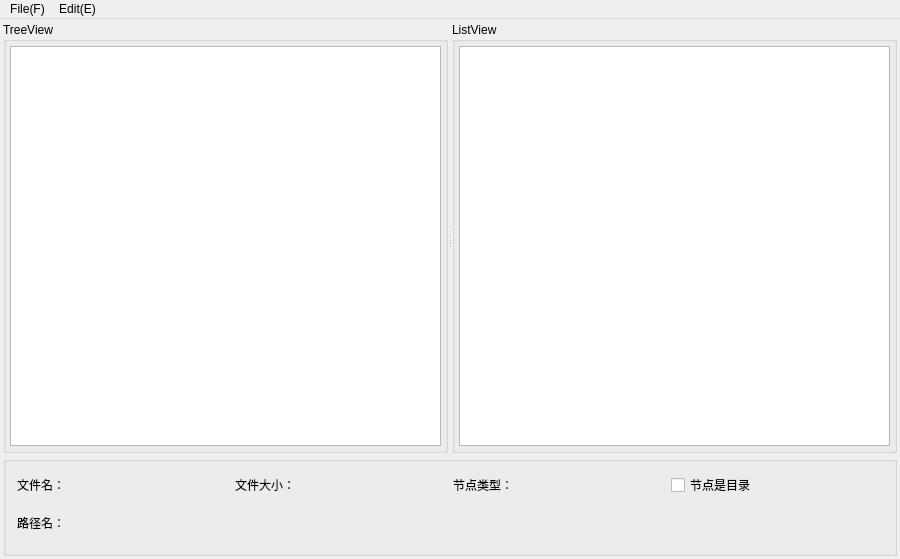
<?xml version="1.0" encoding="UTF-8"?>
<ui version="4.0">
 <class>MainWindow</class>
 <widget class="QMainWindow" name="MainWindow">
  <property name="geometry">
   <rect>
    <x>0</x>
    <y>0</y>
    <width>900</width>
    <height>559</height>
   </rect>
  </property>
  <property name="windowTitle">
   <string>文件系统Model/View</string>
  </property>
  <widget class="QWidget" name="centralWidget">
   <layout class="QVBoxLayout" name="verticalLayout_5">
    <property name="spacing">
     <number>3</number>
    </property>
    <property name="leftMargin">
     <number>3</number>
    </property>
    <property name="topMargin">
     <number>3</number>
    </property>
    <property name="rightMargin">
     <number>3</number>
    </property>
    <property name="bottomMargin">
     <number>3</number>
    </property>
    <item>
     <widget class="QSplitter" name="splitterMain">
      <property name="orientation">
       <enum>Qt::Horizontal</enum>
      </property>
      <widget class="QGroupBox" name="groupBox_3">
       <property name="title">
        <string>TreeView</string>
       </property>
       <layout class="QVBoxLayout" name="verticalLayout_3">
        <property name="spacing">
         <number>4</number>
        </property>
        <property name="leftMargin">
         <number>4</number>
        </property>
        <property name="topMargin">
         <number>4</number>
        </property>
        <property name="rightMargin">
         <number>4</number>
        </property>
        <property name="bottomMargin">
         <number>4</number>
        </property>
        <item>
         <widget class="QTreeView" name="treeView"/>
        </item>
       </layout>
      </widget>
      <widget class="QSplitter" name="splitter">
       <property name="orientation">
        <enum>Qt::Vertical</enum>
       </property>
       <widget class="QGroupBox" name="groupBox">
        <property name="title">
         <string>ListView</string>
        </property>
        <layout class="QVBoxLayout" name="verticalLayout">
         <property name="spacing">
          <number>4</number>
         </property>
         <property name="leftMargin">
          <number>4</number>
         </property>
         <property name="topMargin">
          <number>4</number>
         </property>
         <property name="rightMargin">
          <number>4</number>
         </property>
         <property name="bottomMargin">
          <number>4</number>
         </property>
         <item>
          <widget class="QTextEdit" name="textEdit"/>
         </item>
        </layout>
       </widget>
      </widget>
     </widget>
    </item>
    <item>
     <widget class="QGroupBox" name="groupBox_4">
      <property name="maximumSize">
       <size>
        <width>16777215</width>
        <height>100</height>
       </size>
      </property>
      <property name="title">
       <string/>
      </property>
      <layout class="QVBoxLayout" name="verticalLayout_4">
       <item>
        <layout class="QHBoxLayout" name="horizontalLayout">
         <item>
          <widget class="QLabel" name="LabFileName">
           <property name="text">
            <string>文件名：</string>
           </property>
          </widget>
         </item>
         <item>
          <widget class="QLabel" name="LabFileSize">
           <property name="text">
            <string>文件大小：</string>
           </property>
          </widget>
         </item>
         <item>
          <widget class="QLabel" name="LabType">
           <property name="text">
            <string>节点类型：</string>
           </property>
          </widget>
         </item>
         <item>
          <widget class="QCheckBox" name="chkIsDir">
           <property name="text">
            <string>节点是目录</string>
           </property>
          </widget>
         </item>
        </layout>
       </item>
       <item>
        <widget class="QLabel" name="LabPath">
         <property name="text">
          <string>路径名：</string>
         </property>
        </widget>
       </item>
      </layout>
     </widget>
    </item>
   </layout>
  </widget>
  <widget class="QMenuBar" name="menuBar">
   <property name="geometry">
    <rect>
     <x>0</x>
     <y>0</y>
     <width>900</width>
     <height>23</height>
    </rect>
   </property>
   <widget class="QMenu" name="menuFile_F">
    <property name="title">
     <string>File(F)</string>
    </property>
    <addaction name="actionNew"/>
    <addaction name="actionOpen"/>
    <addaction name="actionSave"/>
    <addaction name="actionSave_as"/>
    <addaction name="separator"/>
    <addaction name="actionExit"/>
   </widget>
   <widget class="QMenu" name="menuEdit_E">
    <property name="title">
     <string>Edit(E)</string>
    </property>
    <addaction name="actionUndo_U_Ctrl_Z"/>
    <addaction name="separator"/>
    <addaction name="actionCut_T_Ctrl_X"/>
    <addaction name="actionCopy_C_Ctrl_C"/>
    <addaction name="actionPaste_P_Ctrl_V"/>
    <addaction name="actionDelete_L_Del"/>
    <addaction name="separator"/>
    <addaction name="actionFind_F_Ctrl_F"/>
    <addaction name="actionFind_Next_N_F3"/>
    <addaction name="actionReplace_R_Ctrl_H"/>
    <addaction name="actionGoto_G_Ctrl_G"/>
    <addaction name="separator"/>
    <addaction name="actionSelect_All_A_Ctrl_A"/>
    <addaction name="actionTime_Date_D_F5"/>
   </widget>
   <addaction name="menuFile_F"/>
   <addaction name="menuEdit_E"/>
  </widget>
  <action name="actionNew">
   <property name="text">
    <string>New(N)                Ctrl+N</string>
   </property>
  </action>
  <action name="actionOpen">
   <property name="text">
    <string>Open(O)               Ctrl+O</string>
   </property>
  </action>
  <action name="actionSave">
   <property name="text">
    <string>Save(S)                 Ctrl+S</string>
   </property>
  </action>
  <action name="actionSave_as">
   <property name="text">
    <string>Save As(A)        </string>
   </property>
  </action>
  <action name="actionUndo_U_Ctrl_Z">
   <property name="text">
    <string>Undo(U)               Ctrl+Z</string>
   </property>
  </action>
  <action name="actionCut_T_Ctrl_X">
   <property name="text">
    <string>Cut(T)                  Ctrl+X</string>
   </property>
  </action>
  <action name="actionCopy_C_Ctrl_C">
   <property name="text">
    <string>Copy(C)               Ctrl+C</string>
   </property>
  </action>
  <action name="actionPaste_P_Ctrl_V">
   <property name="text">
    <string>Paste(P)               Ctrl+V</string>
   </property>
  </action>
  <action name="actionDelete_L_Del">
   <property name="text">
    <string>Delete(L)                  Del</string>
   </property>
  </action>
  <action name="actionFind_F_Ctrl_F">
   <property name="text">
    <string>Find(F)...               Ctrl+F</string>
   </property>
  </action>
  <action name="actionFind_Next_N_F3">
   <property name="text">
    <string>Find Next(N)...            F3</string>
   </property>
  </action>
  <action name="actionReplace_R_Ctrl_H">
   <property name="text">
    <string>Replace(R)...        Ctrl+H</string>
   </property>
  </action>
  <action name="actionGoto_G_Ctrl_G">
   <property name="text">
    <string>Goto(G)...            Ctrl+G</string>
   </property>
  </action>
  <action name="actionSelect_All_A_Ctrl_A">
   <property name="text">
    <string>Select All(A)         Ctrl+A</string>
   </property>
  </action>
  <action name="actionTime_Date_D_F5">
   <property name="text">
    <string>Time/Date(D)             F5</string>
   </property>
  </action>
  <action name="actionExit">
   <property name="text">
    <string>Exit</string>
   </property>
  </action>
 </widget>
 <layoutdefault spacing="6" margin="11"/>
 <resources/>
 <connections/>
</ui>
